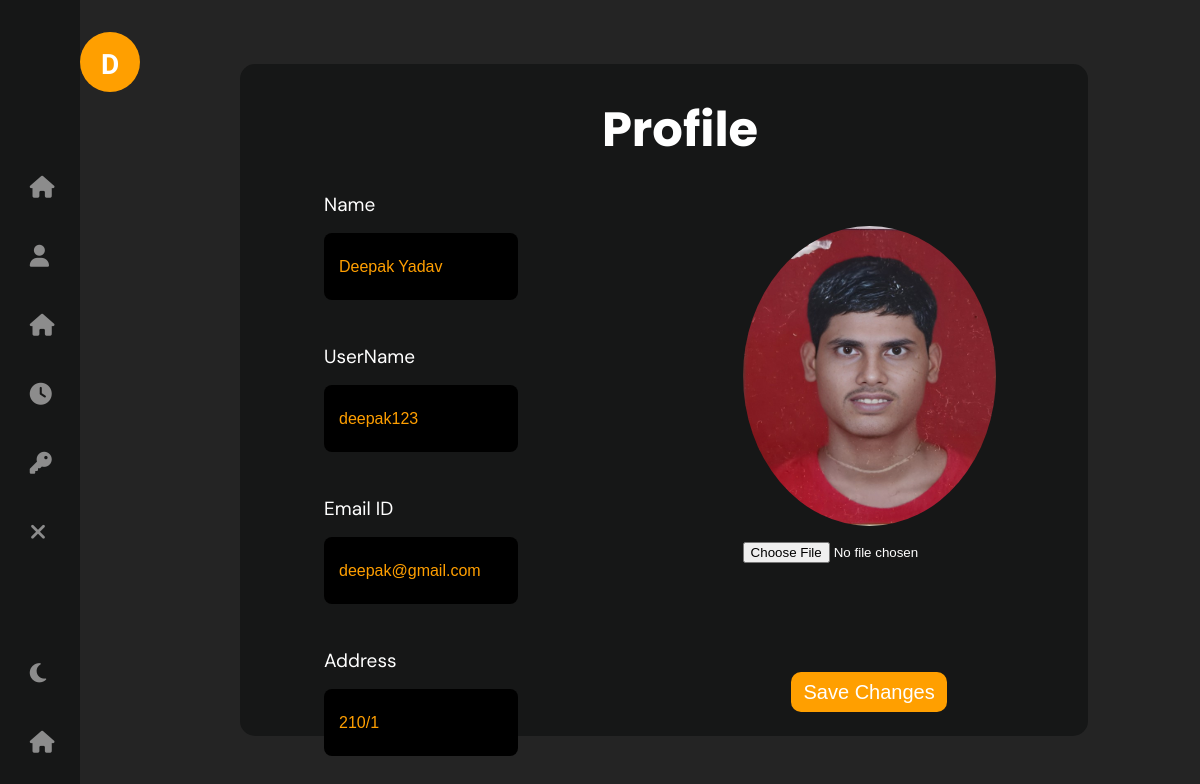
/php/profile.php (signed in), run on the app's committed database.
### tables this page shows
CREATE TABLE `register` (
  `sno` int(20) NOT NULL,
  `name` varchar(50) DEFAULT NULL,
  `username` varchar(50) NOT NULL,
  `password` varchar(255) NOT NULL,
  `email` varchar(50) NOT NULL,
  `building` varchar(5) NOT NULL,
  `room` varchar(5) NOT NULL,
  `allotment_letter` varchar(300) NOT NULL,
  `user_profile` varchar(255) DEFAULT NULL,
  `isAllowed` int(2) NOT NULL
);

### php/profile.php (the view, shortened to what this page needs)
<?php
include 'config.php' ;
?>
<html lang="en" dir="ltr">
  <head>
    <link rel="stylesheet" href="https://cdnjs.cloudflare.com/ajax/libs/font-awesome/6.5.1/css/all.min.css" />
   </head>
<body>
    <div class="nav">
        <div class="icon">
            <?php
                $u = $_SESSION["username"];
                $capitalizedu = ucfirst($u[0]);
            ?>
             <p><?php echo $capitalizedu ;?></p>
        </div>
        <div class="nav-content">
            <div>
                <i class="fa-solid fa-house"></i>
            </div>
            <div>
                <i class="fa-solid fa-user" ></i>
            </div>
            <div>
                <i class="fa-solid fa-house"></i>
            </div>
            <div>
                <i class="fa-solid fa-clock"></i>
            </div>
            <div>
                <i class="fa-solid fa-key"></i>
            </div>
            <div>
                <i class="fa-solid fa-xmark"></i>
            </div>
        </div>
        <div class="nav-content-down">
            <div onclick="toggle()" >
                <i class="fa-solid fa-moon" ></i>
            </div>
            <div>
                <i class="fa-solid fa-house"></i>
            </div>
        </div>
    </div>
    <div class="content">
            <div class="profile">
            <form action="<?php echo $_SERVER['PHP_SELF']; ?>" enctype="multipart/form-data" method="post">
                <div class="heading">
                    <h1>Profile</h1>
                </div>
                <div class="inner">
                    <?php
          $username_search = "SELECT * FROM register WHERE username = '" . $_SESSION['username'] . "'";
          $query = mysqli_query($conn, $username_search);
          $username_count = mysqli_num_rows($query);
          if($username_count){
            $query1 = mysqli_fetch_assoc($query);
            $name = $query1['name'];
            $user_profile = $query1['user_profile'];
            $building = $query1['building'];
            $room = $query1['room'];
            $address = $building . "/" . $room;
            if($query1['user_profile']){
                $user_profile = $query1['user_profile'];
            }
        }
        ?>
                    <div class="left">
                       <div>
                         <p>Name</p>
                         <input type="text" name="name" value="<?php echo $name; ?>" placeholder="Enter Your Name" >
                       </div>
                       <div>
                        <p>UserName</p>
                        <input type="text" name="username" value="<?php echo $_SESSION['username']; ?>" readonly>
                      </div>
                      <div>
                        <p>Email ID</p>
                        <input type="email" name="email" value="<?php echo $_SESSION['email']; ?>">
                      </div>
                      <div>
                        <p>Address</p>
                        <input type="text" name="address" value="<?php echo $address; ?>">
                      </div>
                    </div>
                    <div class="right">
                        <div class="img-logo">
                            <img src = "<?php echo $user_profile ;?> " alt="logo" id="logoImg" height="300px">
                            <div class="upload">
                                <input type="file" name="image" onchange="changeLogo(event)" >
                            </div>
                        </div>
                        <div class="save-changes">
                            <input type="submit" value="Save Changes" name = "save">
                        </div>
                    </div>
                </form>
                </div>
            </div>
</body>
</html>

### php/profile.php (style rules this page uses)
:root { --background-color: #242424; --nav-background-color : #161717; --icon-color:#8C8C8C; --preview-background-color:#161717; --heading-color:white ; --font-color:white; --boxes-bg-color:#161717; --box-count-color: #242424; --input-type-bgColor: #000000; }
* { margin: 0; padding: 0; box-sizing: content-box; }
body { display: flex; }
.nav { width: 80px; height: 100vh; position: fixed; display: flex; flex-direction: column; justify-content: space-between; background-color: var(--nav-background-color); transition: 0.3s; }
.content { width: 97vw; background-color: var(--background-color); height: 100vh; display: flex; margin-left: 80px; transition: margin-left 0.3s; }
.nav i { font-size: 22px; color: #8C8C8C; }
.nav .icon { width: 60px; height: 60px; position: absolute; top: 20px; margin: 1vw 0vw 0vw 0.4vw; border-radius: 50%; display: flex; justify-content: center; align-items: center; color: var(--font-color); font-weight: 800; font-family: 'Biryani', sans-serif; background-color: #FF9F00; }
.nav .icon p { margin-top: 5px; font-size: 28px; }
.nav-content { display: flex; flex-direction: column; overflow: hidden; gap: 1rem; position: relative; top: 10rem; }
.nav-content-down { display: flex; flex-direction: column; gap: 1rem; position: relative; overflow: hidden; bottom: 2rem; }
.nav-content div { width: 250px; padding-left: 25px; display: flex; gap: 1rem; margin-left: 0.3rem; justify-content: flex-start; align-items: center; height : 53px ; border-radius: 10px 0px 0px 10px; }
.nav-content-down div { width: 250px; display: flex; margin-left: 0.3rem; gap: 1rem; justify-content: flex-start; align-items: center; height: 53px; padding-left: 25px; border-radius: 10px 0px 0px 10px; }
.inner { color: var(--heading-color); }
.profile { display: flex; flex-direction: column; gap: 1rem; padding: 1rem 1rem 1rem 3rem; width: 70%; height: 80%; border-radius: 15px; margin-top: 4rem; margin-left: 10rem; background-color: var(--nav-background-color); }
.heading { width: 100%; height: 100px; display: flex; justify-content: center; align-items: center; }
.inner { width: 100%; height: 90%; display: flex; gap: 5rem; }
.inner .left { width: 45%; height: 95%; display: flex; flex-direction: column; gap: 2rem; }
.inner .left div { display: flex; flex-direction: column; width: 80%; margin-left: 3vw; margin-top: 1vw; gap: 1rem; }
.inner .left input { width: 75%; height: 67px; background-color: var(--input-type-bgColor); border: none; color: #FF9F00; padding-left: 15px; border-radius: 8px; font-size:16px; }
.inner .left p { color: var(--font-color); font-family: 'DM Sans', sans-serif; font-size: 19px; }
.inner .right { width: 40vw; height: 95%; display: flex; flex-direction: column; gap: 4rem; justify-content: space-evenly; align-items: center; }
.heading h1 { font-size: 48px; color: var(--heading-color); font-family: 'Poppins', sans-serif; }
.img-logo { display: flex; flex-direction: column; gap: 1rem; }
.img-logo img { border-radius : 50% ; }
.right input[type="submit"] { background-color: #FF9F00; width: 13vw; height: 5vh; font-size: 20px; border: none; border-radius: 10px; align-self: center; font-family: 'DM Sans' sans-serif; color: white; }

### data on the page
register: name "Deepak Yadav", address "210/1", user_profile (picture)
